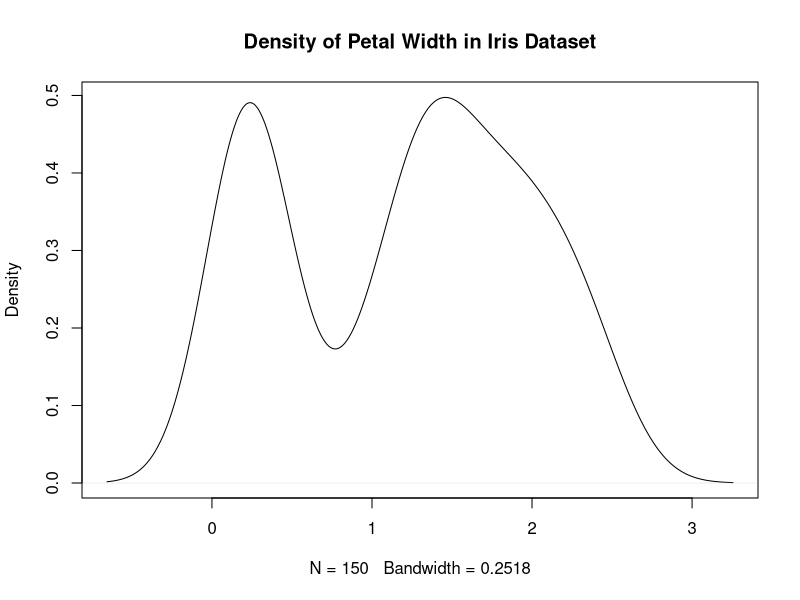

This chart was generated by the following R code:
## ---- chunk 1
# Create the density object
y = density(iris$Petal.Width)

## ---- chunk 2
# Check the class, type, and structure
class(y)
typeof(y)
str(y)
## ---- chunk 3
# Plot the density (code hidden in final HTML)
plot(y, main = "Density of Petal Width in Iris Dataset")
